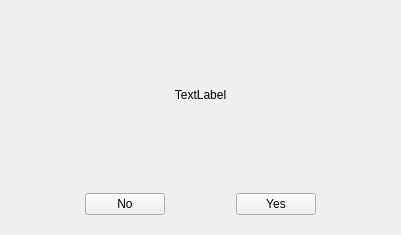
<?xml version="1.0" encoding="UTF-8"?>
<ui version="4.0">
 <class>HNMsgBox</class>
 <widget class="HNDialog" name="HNMsgBox">
  <property name="geometry">
   <rect>
    <x>0</x>
    <y>0</y>
    <width>401</width>
    <height>235</height>
   </rect>
  </property>
  <layout class="QGridLayout" name="gridLayout">
   <item row="1" column="2">
    <widget class="QStackedWidget" name="stwBtn">
     <property name="sizePolicy">
      <sizepolicy hsizetype="Preferred" vsizetype="Fixed">
       <horstretch>0</horstretch>
       <verstretch>0</verstretch>
      </sizepolicy>
     </property>
     <property name="currentIndex">
      <number>0</number>
     </property>
     <widget class="QWidget" name="page">
      <layout class="QHBoxLayout" name="horizontalLayout">
       <item>
        <spacer name="horizontalSpacer">
         <property name="orientation">
          <enum>Qt::Horizontal</enum>
         </property>
         <property name="sizeHint" stdset="0">
          <size>
           <width>40</width>
           <height>20</height>
          </size>
         </property>
        </spacer>
       </item>
       <item>
        <widget class="HNPushButton" name="btnNo">
         <property name="text">
          <string>No</string>
         </property>
        </widget>
       </item>
       <item>
        <spacer name="horizontalSpacer_3">
         <property name="orientation">
          <enum>Qt::Horizontal</enum>
         </property>
         <property name="sizeHint" stdset="0">
          <size>
           <width>22</width>
           <height>20</height>
          </size>
         </property>
        </spacer>
       </item>
       <item>
        <widget class="HNPushButton" name="btnYes">
         <property name="text">
          <string>Yes</string>
         </property>
        </widget>
       </item>
       <item>
        <spacer name="horizontalSpacer_2">
         <property name="orientation">
          <enum>Qt::Horizontal</enum>
         </property>
         <property name="sizeHint" stdset="0">
          <size>
           <width>40</width>
           <height>20</height>
          </size>
         </property>
        </spacer>
       </item>
      </layout>
     </widget>
     <widget class="QWidget" name="page_2">
      <layout class="QHBoxLayout" name="horizontalLayout_2">
       <item>
        <spacer name="horizontalSpacer_4">
         <property name="orientation">
          <enum>Qt::Horizontal</enum>
         </property>
         <property name="sizeHint" stdset="0">
          <size>
           <width>76</width>
           <height>20</height>
          </size>
         </property>
        </spacer>
       </item>
       <item>
        <widget class="HNPushButton" name="btnYesWarn">
         <property name="text">
          <string>Yes</string>
         </property>
        </widget>
       </item>
       <item>
        <spacer name="horizontalSpacer_5">
         <property name="orientation">
          <enum>Qt::Horizontal</enum>
         </property>
         <property name="sizeHint" stdset="0">
          <size>
           <width>76</width>
           <height>20</height>
          </size>
         </property>
        </spacer>
       </item>
      </layout>
     </widget>
     <widget class="QWidget" name="page_3"/>
    </widget>
   </item>
   <item row="0" column="2">
    <widget class="QLabel" name="lb_content">
     <property name="sizePolicy">
      <sizepolicy hsizetype="Preferred" vsizetype="Preferred">
       <horstretch>0</horstretch>
       <verstretch>0</verstretch>
      </sizepolicy>
     </property>
     <property name="text">
      <string>TextLabel</string>
     </property>
     <property name="alignment">
      <set>Qt::AlignCenter</set>
     </property>
    </widget>
   </item>
  </layout>
 </widget>
 <customwidgets>
  <customwidget>
   <class>HNPushButton</class>
   <extends>QPushButton</extends>
   <header>hnpushbutton.h</header>
  </customwidget>
  <customwidget>
   <class>HNDialog</class>
   <extends>QWidget</extends>
   <header>hndialog.h</header>
   <container>1</container>
  </customwidget>
 </customwidgets>
 <resources/>
 <connections/>
</ui>
